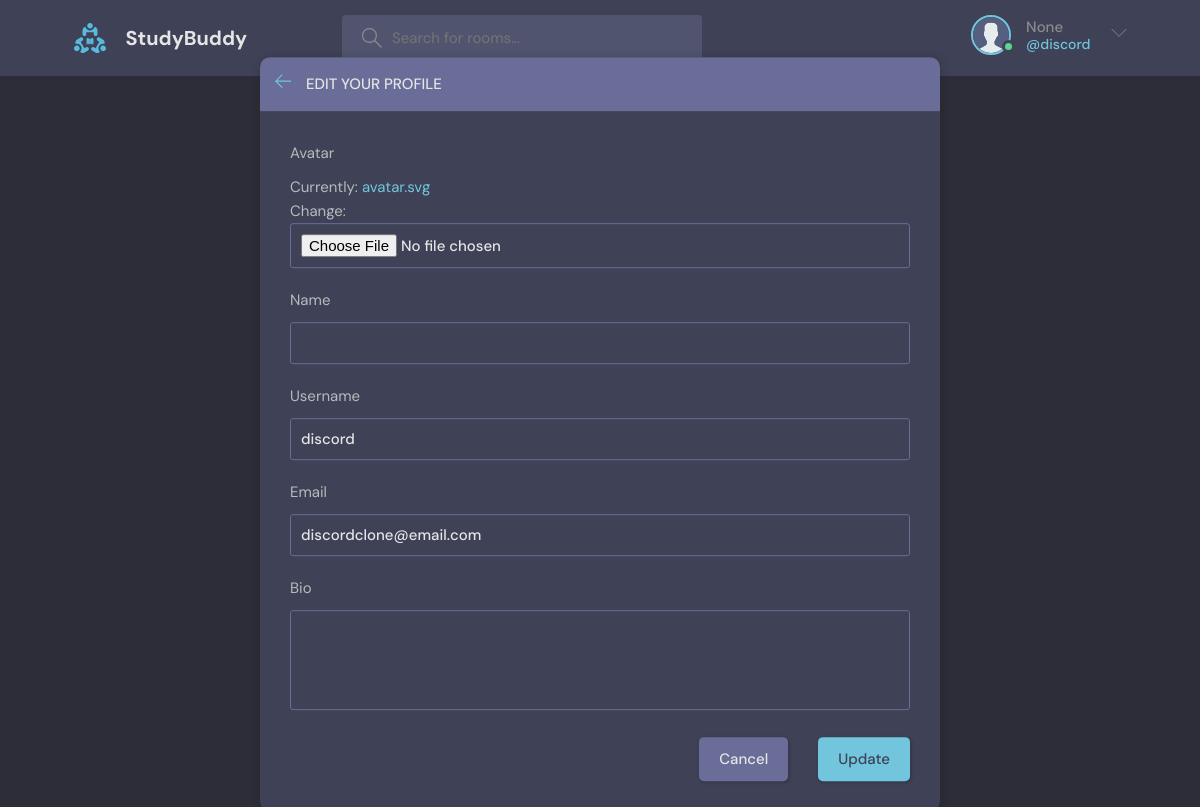
Before: /update_user/ (signed in) with the older database file.
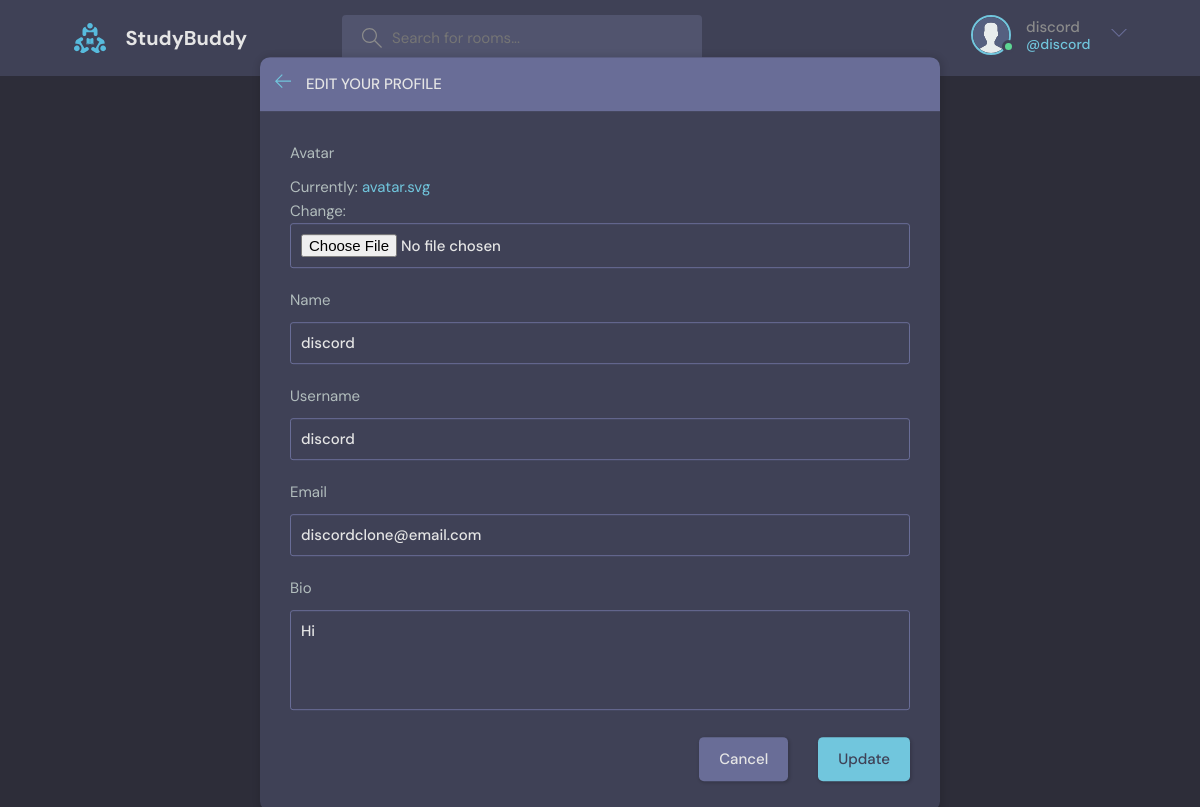
After: the same page with the newer database file.
### base/models.py (models this page shows)
class User(AbstractUser):
    name = models.CharField(max_length=200, null=True)
    email = models.EmailField(unique=True, null=True)
    bio = models.TextField(null=True)
    avatar = models.ImageField(null=True, default="avatar.svg")
    USERNAME_FIELD = 'email'
    REQUIRED_FIELDS = ['username']

### base/views.py (the view)
# urls.py: path('update_user/', views.update_user, name='update-user'),
@login_required(login_url='login')
def update_user(request):
    user = request.user
    form = UserForm(instance=user)
    if request.method == 'POST':
        form = UserForm(request.POST, request.FILES, instance=user)
        if form.is_valid():
            form.save()
            return redirect('profile', pk=user.id)
    return render(request, 'base/update_user.html', {'form': form})

### base/forms.py
class UserForm(ModelForm):
    class Meta:
        model = User
        fields = ['avatar', 'name', 'username', 'email', 'bio']

### base/templates/base/update_user.html (shortened to what this page needs)
{% extends 'main.html' %}
{% block content %}
    <main class="update-account layout">
        <div class="container">
            <div class="layout__box">
                <div class="layout__boxHeader">
                    <div class="layout__boxTitle">
                        <a href="{% url 'home' %}">
                            <svg version="1.1" xmlns="http://www.w3.org/2000/svg" width="32" height="32"
                                viewBox="0 0 32 32">
                                <title>arrow-left</title>
                                <path
                                    d="M13.723 2.286l-13.723 13.714 13.719 13.714 1.616-1.611-10.96-10.96h27.625v-2.286h-27.625l10.965-10.965-1.616-1.607z">
                                </path>
                            </svg>
                        </a>
                        <h3>Edit your profile</h3>
                    </div>
                </div>
                <div class="layout__body">
                    <form class="form" action="" method='POST' enctype="multipart/form-data">
                      {% for field in form %}
                        <div class="form__group">
                            <label for="profile_pic">{{field.label}}</label>
                            {{field}}
                        </div>
                      {% endfor %}
                        <div class="form__action">
                            <a class="btn btn--dark" href={{request.META.HTTP_REFERER}}>Cancel</a>
                            <button class="btn btn--main" type="submit">Update</button>
                        </div>
                    </form>
                </div>
            </div>
        </div>
    </main>
{% endblock %}

### templates/navbar.html (shortened to what this page needs)
{% load static %}
<header class="header header--loggedIn">
    <div class="container">
      <a href="{% url 'home' %}" class="header__logo">
        <img src="{% static 'images/logo.svg' %}"/>
        <h1>StudyBuddy</h1>
      </a>
      <form class="header__search" method='GET' action="{% url 'home' %}">
        <label>
          <input name='q' placeholder="Search for rooms..." />
        </label>
      </form>
      <nav class="header__menu">
        {% if request.user.is_authenticated %}
        <div class="header__user">
          <a href="{% url 'profile' request.user.id %}">
            <div class="avatar avatar--medium active">
              <img src="{{request.user.avatar.url}}" />
            </div>
            <p>{{request.user.name}}<span>@{{request.user.username}}</span></p>
          </a>
          <button class="dropdown-button">
            <svg version="1.1" xmlns="http://www.w3.org/2000/svg" width="32" height="32" viewBox="0 0 32 32">
              <title>chevron-down</title>
              <path d="M16 21l-13-13h-3l16 16 16-16h-3l-13 13z"></path>
            </svg>
          </button>
        </div>
        {% else %}
        <a href="{% url 'login' %}">
          <img src="{% static 'images/avatar.svg' %}" />
          <p>Login</p>
        </a>
        {% endif %}
      </nav>
    </div>
  </header>

Changed rows visible on the page:
changed User "discord": user.name "None" → "discord"; name (not shown) → "discord"; bio (not shown) → "Hi"
